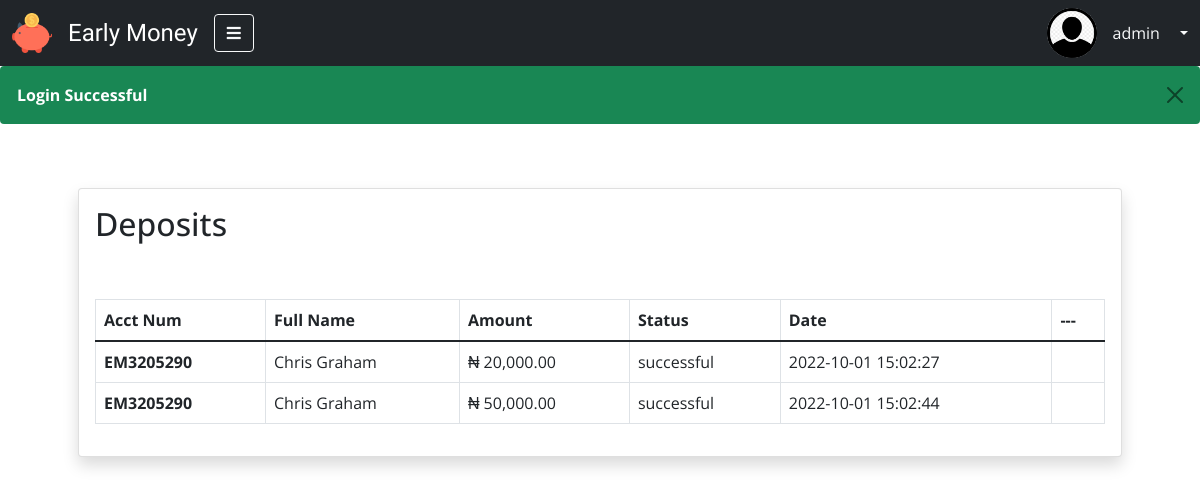
Page /portal/deposit.php (signed in) on the committed database.
### tables this page shows
CREATE TABLE `deposit` (
  `id` int(11) NOT NULL,
  `acct_num` varchar(20) NOT NULL,
  `fname` varchar(150) NOT NULL,
  `amount` int(100) NOT NULL,
  `d_status` varchar(5) NOT NULL,
  `date_created` timestamp NOT NULL DEFAULT current_timestamp() ON UPDATE current_timestamp()
);

### portal/deposit.php (the view, shortened to what this page needs)
<?php
require "../assets/includes/sessions.php";
require "../assets/config/dbconnect.php";
?>
<!DOCTYPE html>
<html lang="en">
<head>
    <link rel="stylesheet" href="../assets/css/bootstrap5.min.css">
    <link rel="stylesheet" href="../assets/css/animate.css">
    <link rel="stylesheet" href="../assets/lib/fontawsome/css/all.css">
    <link rel="stylesheet" href="../assets/css/style.css">
</head>
<body>
    <section>
        <?php include_once "../assets/includes/dash-nav.php"; ?>
        <?php echo errorMsg();
        echo successMsg(); ?>
    </section>
    <section>
        <div class="container p-2 p-md-5">
            <div class="card p-3 shadow">
                <h2>Deposits</h2>
                <div class="table-responsive mt-5">
                    <table class="table table-bordered table-hover">
                        <thead>
                            <tr>
                                <th scope="col">Acct Num</th>
                                <th scope="col">Full Name</th>
                                <th scope="col">Amount</th>
                                <th scope="col">Status</th>
                                <th scope="col">Date</th>
                                <th scope="col">---</th>
                            </tr>
                        </thead>
                        <tbody>
                            <?php
                                $sql = "SELECT * FROM deposit ORDER BY id DESC";
                                $query = mysqli_query($connectDB,$sql);
                                while ($row = mysqli_fetch_assoc($query)) {
                            ?>
                                <tr>
                                    <th scope="row"><?php echo $row['acct_num']; ?></th>
                                    <td><?php echo $row['fname']; ?></td>
                                    <td> ₦ <?php echo number_format($row['amount'], 2, '.', ','); ?></td>
                                    <td><?php echo ($row['d_status'] == '0')?'pending':'successful'; ?></td>
                                    <td><?php echo $row['date_created']; ?></td>
                                    <td>
                                    </td>
                                </tr>
                            <?php } ?>
                        </tbody>
                    </table>
                </div>
            </div>
        </div>
    </section>
</body>
</html>

### assets/css/style.css (style rules this page uses)
* { font-family: 'Open Sans', sans-serif; }

### rows in the picture
deposit: acct_num "EM3205290", fname "Chris Graham", amount "20,000.00", d_status "successful", date_created "2022-10-01 15:02:27"
deposit: acct_num "EM3205290", fname "Chris Graham", amount "50,000.00", d_status "successful", date_created "2022-10-01 15:02:44"

### other values in the picture
$_SESSION['fullName'] "admin"
successMsg() "Login Successful"
